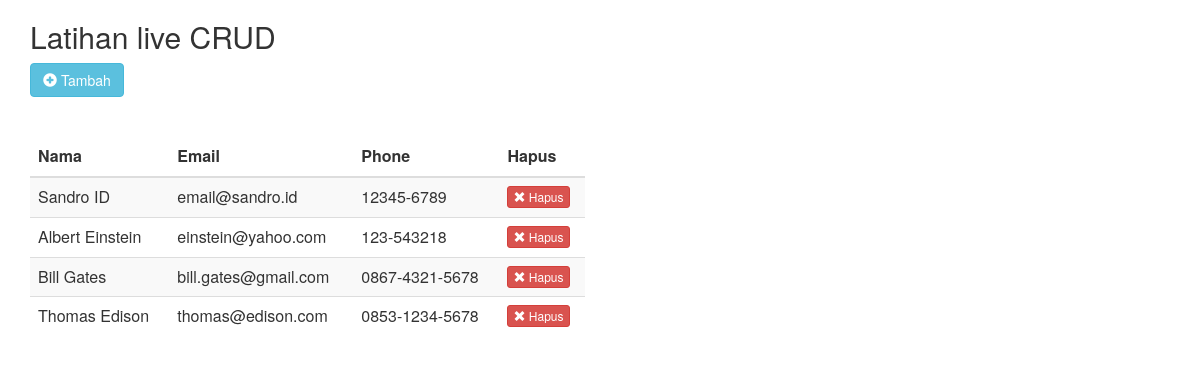
/index.php/crud, run on the app's committed database.
### tables this page shows
CREATE TABLE `member` (
  `id` int(11) NOT NULL,
  `nama` varchar(100) NOT NULL,
  `email` varchar(100) NOT NULL,
  `phone` varchar(100) NOT NULL
);

### application/controllers/Crud.php (called while the page is built, shortened)
<?php
class Crud extends CI_Controller
{
	function __construct(){
		$this->load->model('m_crud');
		$this->load->helper('url');
		$this->load->database();
	}
	function index(){
		$data["people"]=$this->m_crud->read();
		$this->load->view("crud_view",$data);
	}
}

### index.php (called while the page is built, shortened)
<?php
require_once BASEPATH.'core/CodeIgniter.php';

### application/models/M_crud.php (called while the page is built, shortened)
<?php
class M_crud extends CI_Model
{
	function read(){
		$this->db->order_by("id","desc");
		$query=$this->db->get("member");
		return $query->result_array();
	}
}

### application/views/crud_view.php (the view, shortened to what this page needs)
<html>
<head>
<link rel="stylesheet" type="text/css" href="<?php echo base_url('assets/bootstrap/css/bootstrap.min.css'); ?>">
<link rel="stylesheet" type="text/css" href="<?php echo base_url('assets/sweetalert/sweetalert.css'); ?>">
</head>
<body>
<div class="container">
<div class="row">
<div class="col-md-6">
<h2>Latihan live CRUD</h2>
<button class="btn btn-info" id="tambah-data"><i class="glyphicon glyphicon-plus-sign"></i> Tambah </button>
<br>
<br>
<br>
<table id="table-data" class="table table-striped">
	<thead>
		<tr>
			<th>Nama</th>
			<th>Email</th>
			<th>Phone</th>
			<th>Hapus</th>
		</tr>
	</thead>
	<tbody id="table-body">
		<?php
		foreach ($people as $member) {
			echo "<tr data-id='$member[id]'>
					<td><span class='span-nama caption' data-id='$member[id]'>$member[nama]</span> <input type='text' class='field-nama form-control editor' value='$member[nama]' data-id='$member[id]' /></td>
					<td><span class='span-email caption' data-id='$member[id]'>$member[email]</span> <input type='text' class='field-email form-control editor' value='$member[email]' data-id='$member[id]' /></td>
					<td><span class='span-phone caption' data-id='$member[id]'>$member[phone]</span> <input type='text' class='field-phone form-control editor' value='$member[phone]' data-id='$member[id]' /></td>
					<td><button class='btn btn-xs btn-danger hapus-member' data-id='$member[id]'><i class='glyphicon glyphicon-remove'></i> Hapus</button></td>
					</tr>";
		}
 		?>
	</tbody>
</table>
</div>
</div>
</div>
</body>
</html>

### application/views/crud_view.php (style rules this page uses)
td { cursor: pointer; }

### data on the page
member: nama "Sandro ID", email "email@sandro.id", phone "12345-6789"
member: nama "Albert Einstein", email "einstein@yahoo.com", phone "123-543218"
member: nama "Bill Gates", email "bill.gates@gmail.com", phone "0867-4321-5678"
member: nama "Thomas Edison", email "thomas@edison.com", phone "0853-1234-5678"
